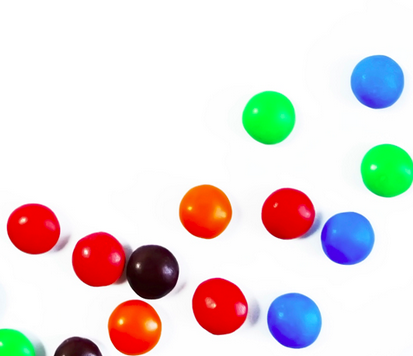
#> input picture smarties.png, 413 x 356 px
$ python '21. Transformari_morfologice-delatiunea.py'
#> lines starting #> are read from the running program, lines starting #| are printed output that depends on the picture; after the words box and inside, x2 and y2 are one past the last pixel; in counts of white or black regions, pixels touching at a corner belong together
import cv2 as cv
import numpy as np
import matplotlib.pyplot as plt

img = cv.imread("smarties.png", 0) # doar in regim alb-negru
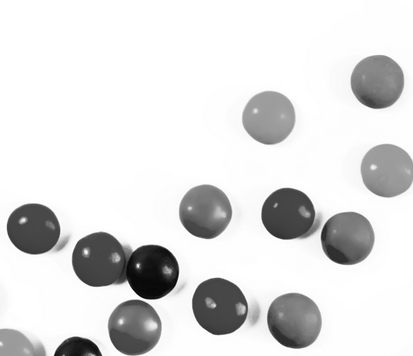
#> img: shape (356, 413); min 4, max 255, mean 222.6

# crearea mastii cu nivelul de prag - thresholding
_,masca = cv.threshold(img, 220, 255, cv.THRESH_BINARY_INV) # pina la 220 devine alb, dupa devine negru
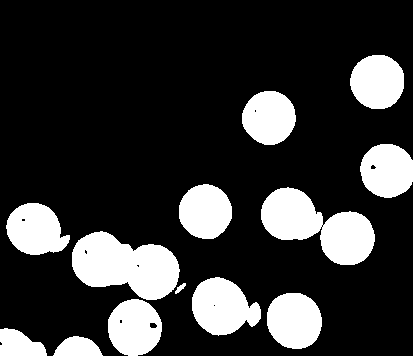
#> masca: shape (356, 413); 20.9% white; 13 white regions, largest, box (x1, y1, x2, y2) and area: (72, 231, 180, 300) 4953, (261, 187, 375, 265) 4823, (192, 277, 261, 336) 2806

# aplicarea delatiunii pentru scoaterea punctelor negre de pe portiunile albe in masca dar si cu largirea portiunilor

kernal = np.ones((3,3), np.uint8) # formarea nucleului (kernal) in patrat de pixeli (toti albi) ce va influenta pixelul central la transformare
iteratii = 2 # numarul de iteratii cu utilizarea nucleului in procesul de transformare

delatiune = cv.dilate(masca, kernal, iterations=iteratii) # aplicarea delatiunii
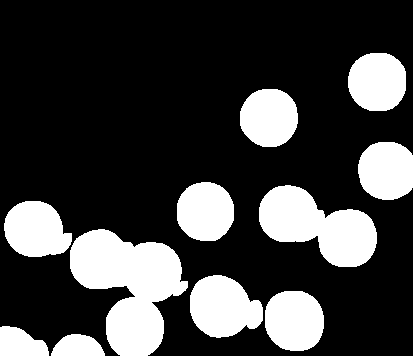
#> delatiune: shape (356, 413); 24.8% white; 11 white regions, largest, box (x1, y1, x2, y2) and area: (70, 229, 188, 356) 8661, (259, 185, 377, 267) 5703, (190, 275, 263, 338) 3374


titluri = ["Original", "Masca", "Delatiune"]
imagini = [img, masca, delatiune]

for i in range(len(imagini)):
    plt.subplot(1, 3, i+1) #
    plt.imshow(imagini[i], "gray")
    plt.title(titluri[i])
    plt.xticks([])
    plt.yticks([])
#> this loop made 3 passes

plt.show()
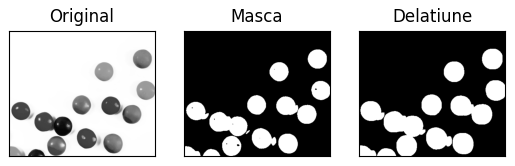
#> figure drawn by matplotlib, 3 panels
